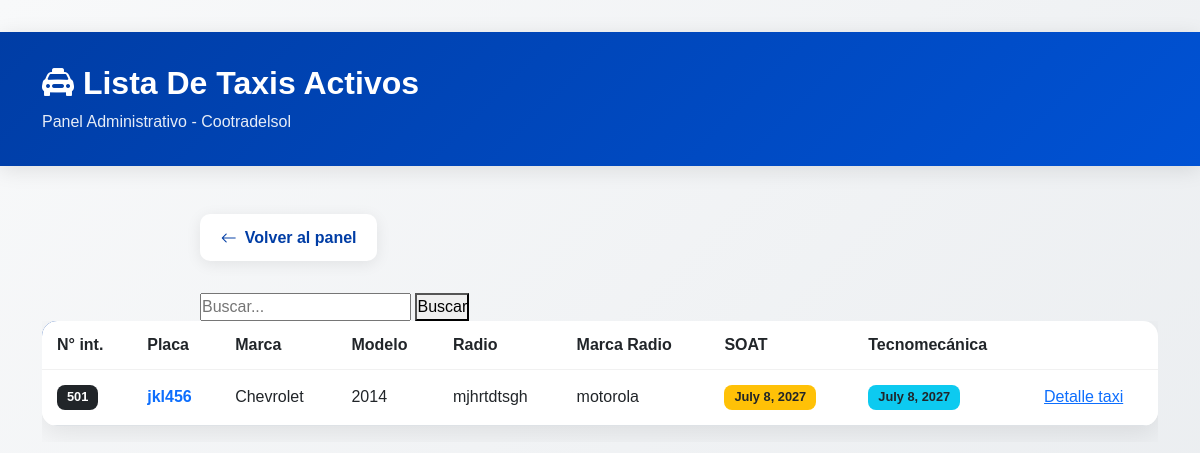
The page /lista_taxis/ on the database as committed earlier.
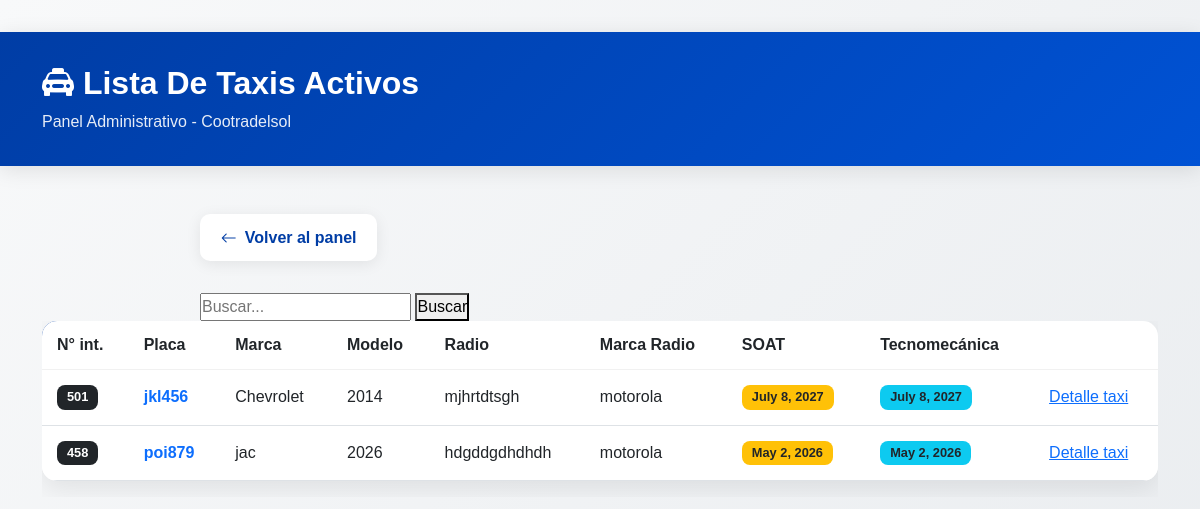
The same page on the database as committed later.
### admin_cosol/models.py (models this page shows, shortened)
class Taxis (models.Model):
    numero_interno = models.IntegerField(max_length=3)
    placa = models.CharField(max_length=6)
    marca = models.CharField(max_length=20)
    modelo = models.IntegerField(max_length=4)
    radio = models.CharField(max_length=20)
    marca_radio = models.CharField(max_length=20)
    soat = models.DateField(blank=True, null=True)
    tecnomicanica = models.DateField(blank=True, null=True)

### admin_cosol/views.py (the view)
# urls.py: path('lista_taxis/', views.lista_taxis, name='lista_taxis'),
def lista_taxis(request):
    taxis = Taxis.objects.all()
    return render(request, 'lista_taxis.html', {'taxis':taxis})

### admin_cosol/templates/lista_taxis.html (shortened to what this page needs)
<html lang="es">
<head>
        <link href="https://cdn.jsdelivr.net/npm/bootstrap@5.3.0/dist/css/bootstrap.min.css" rel="stylesheet">
        <link href="https://cdn.jsdelivr.net/npm/bootstrap-icons@1.10.5/font/bootstrap-icons.css" rel="stylesheet">
</head>
<body>
    <div class="page-header">
        <div class="container">
            <div class="d-flex justify-content-between align-items-center flex-wrap gap-3">
                <div>
                    <h1><i class="bi bi-taxi-front-fill"></i> Lista De Taxis Activos</h1>
                    <p>Panel Administrativo - Cootradelsol</p>
                </div>
            </div>
        </div>
    </div>
    <div class="container">
        <div class="form-container">
            <a href="{% url 'login' %}" class="back-link">
                <i class="bi bi-arrow-left"></i>
                Volver al panel
            </a>
            <form method="GET">
    <input type="text" name="q" placeholder="Buscar..." value="{{ query }}">
    <button type="submit">Buscar</button>
</form>
    </div>
<div class="table-responsive">
    <table class="table table-hover align-middle custom-table">
        <thead>
            <tr>
                <th>N° int.</th>
                <th>Placa</th>
                <th>Marca</th>
                <th>Modelo</th>
                <th>Radio</th>
                <th>Marca Radio</th>
                <th>SOAT</th>
                <th>Tecnomecánica</th>
            </tr>
        </thead>
        <tbody>
            {% for taxi in taxis %}
            <tr>
                <td><span class="badge bg-dark">{{ taxi.numero_interno }}</span></td>
                <td class="fw-bold text-primary">{{ taxi.placa }}</td>
                <td>{{ taxi.marca }}</td>
                <td>{{ taxi.modelo }}</td>
                <td>
                    {{ taxi.radio }}
                </td>
                <td>{{ taxi.marca_radio }}</td>
                <td>
                    <span class="badge bg-warning text-dark">{{ taxi.soat }}</span>
                </td>
                <td>
                    <span class="badge bg-info text-dark">{{ taxi.tecnomicanica }}</span>
                </td>
                <td><a href="{% url 'detalle_taxi' taxi.id %}">Detalle taxi</a></td>
            </tr>
            {% endfor %}
        </tbody>
    </table>
</div>
</body>
</html>

Rows that differ between the two databases and show on the page:
added Taxis: numero_interno "458", placa "poi879", marca "jac", modelo "2026", radio "hdgddgdhdhdh", marca_radio "motorola", soat "May 2, 2026", tecnomicanica "May 2, 2026"
